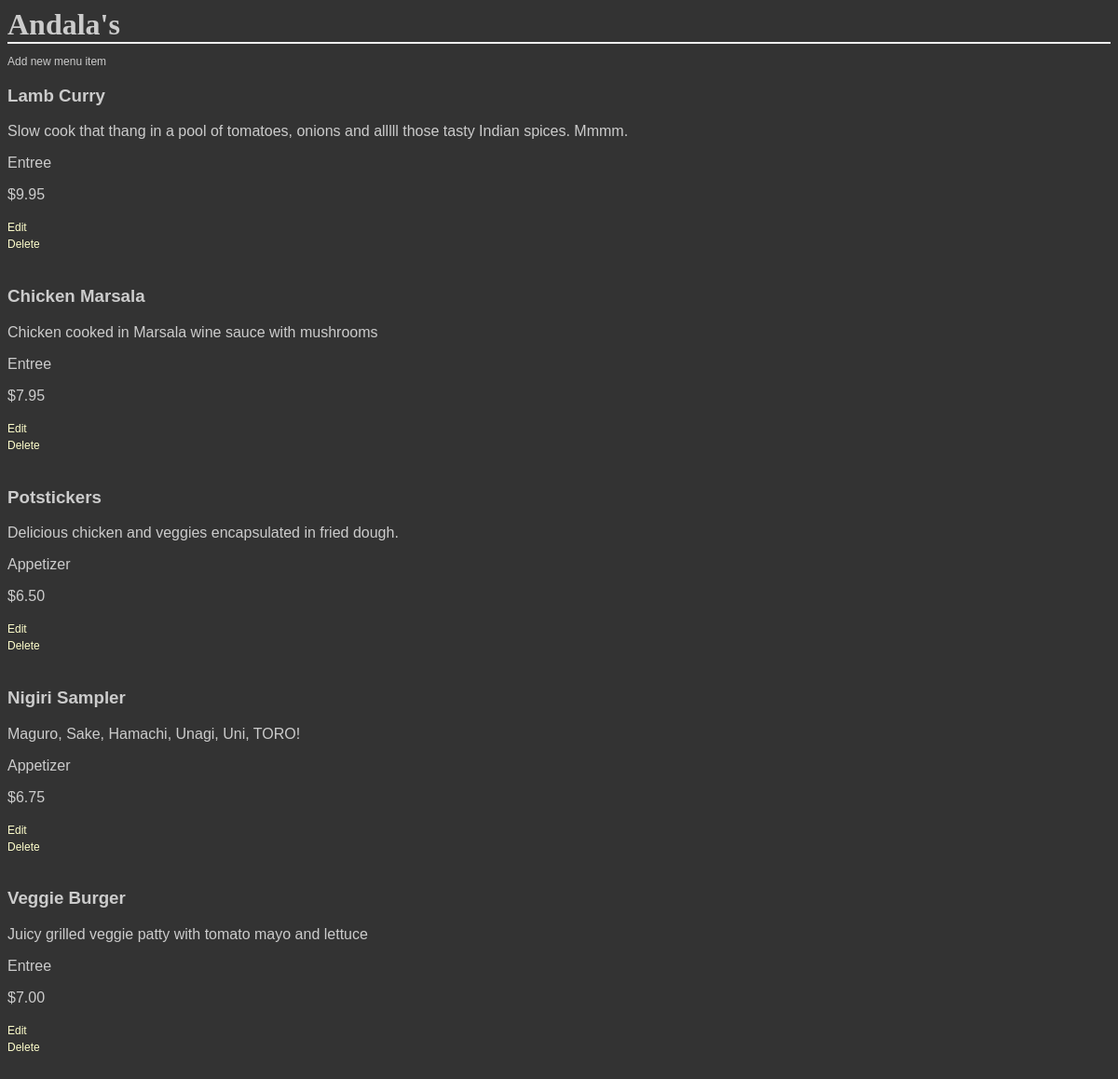
Screenshot of /restaurants/6/menu with the database file from the repository.
### database_setup.py (models this page shows, shortened)
class Restaurant(Base):
	__tablename__ = "restaurant"
	name = Column(String(80), nullable=False)
	id = Column(Integer, primary_key=True)

class MenuItem(Base):
	__tablename__ = "menu_item"
	name = Column(String(80), nullable=False)
	id = Column(Integer, primary_key=True)
	course = Column(String(250))
	description = Column(String(250))
	price = Column(String(8))
	restaurant_id = Column(Integer, ForeignKey("restaurant.id"))
	restaurant = relationship(Restaurant)

### final_project.py (the view)
@app.route('/restaurants/<int:restaurant_id>/menu')
def show_restaurant_with_id(restaurant_id):
	restaurant = session.query(Restaurant).filter_by(id=restaurant_id).one()
	items = session.query(MenuItem).filter_by(restaurant_id=restaurant_id).all()
	for i in range(len(items)):
		if not '$' in items[i].price:
			items[i].price = '$' + items[i].price
	return render_template('menu.html', items=items, restaurant=restaurant)

### templates/menu.html (shortened to what this page needs)
<!DOCTYPE html>
<html>
	<head>
		<link rel="stylesheet" type="text/css" href="styles.css">
	</head>
	<body>
		<h1>{{restaurant.name}}</h1>
		<a href='{{url_for("create_menu_item", restaurant_id=restaurant.id)}}'><p>Add new menu item<p></a>
		{% for item in items %}
			<div>
				<h3>{{item.name}}</h3>
				<p>{{item.description}}</p>
				<p>{{item.course}}</p>
				<p>{{item.price}}</p>
				<a href='{{url_for("edit_menu_item", restaurant_id=restaurant.id, menu_id=item.id)}}'>Edit</a><br/>
				<a href='{{url_for("delete_menu_item", restaurant_id=restaurant.id, menu_id=item.id)}}'>Delete</a><br/><br/>
			</div>
		{% endfor %}
	</body>
</html>

### static/styles.css (style rules this page uses)
body { font-family: sans-serif; background-color: #333333; background-image: url('https://cloud.githubusercontent.com/assets/9041401/6119508/7cbced14-b07e-11e4-9dbd-f01488203879.jpg') }
h1, h2, h3, h4 { color: #CCCCCC; }
h1, h2 { font-family: 'Georgia', serif; margin: 0; }
h1 { border-bottom: 2px solid #eee; }
p { color: #CCCCCC; }
a { text-decoration: none; color:#FFFFCC; font-size: .75em; }

### rows the page displays
Restaurant: name "Andala's"
MenuItem: name "Lamb Curry", description "Slow cook that thang in a pool of tomatoes, onions and alllll those tasty Indian spices. Mmmm.", course "Entree", price "$9.95"
MenuItem: name "Chicken Marsala", description "Chicken cooked in Marsala wine sauce with mushrooms", course "Entree", price "$7.95"
MenuItem: name "Potstickers", description "Delicious chicken and veggies encapsulated in fried dough.", course "Appetizer", price "$6.50"
MenuItem: name "Nigiri Sampler", description "Maguro, Sake, Hamachi, Unagi, Uni, TORO!", course "Appetizer", price "$6.75"
MenuItem: name "Veggie Burger", description "Juicy grilled veggie patty with tomato mayo and lettuce", course "Entree", price "$7.00"
